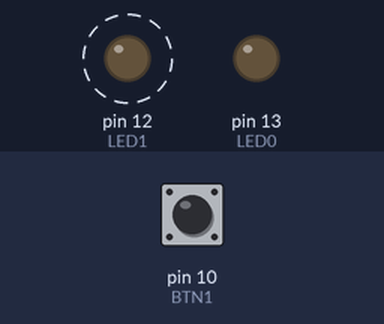
A sketch run on a simulated Arduino Uno, built with avr-gcc and run on an emulated ATmega328P. Shown: output pins drawn as LEDs (lit = HIGH). Dashed ring = blinking. The test bench sets the inputs (shaded band); at power-on: pin 10 (BTN1) LOW.

Above: at 1.2 s.
1.3 s: pin 10 (BTN1) pulled HIGH for 0.15 s
At 1.4 s:
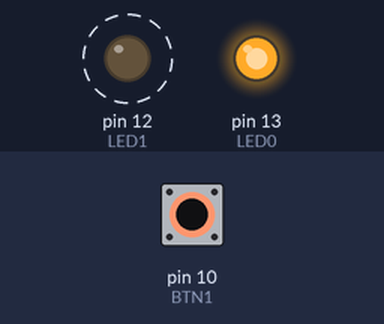
4.3 s: pin 10 (BTN1) pulled HIGH for 1 s
At 5.75 s:
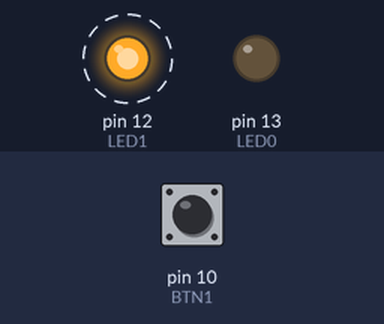
7.3 s: pin 10 (BTN1) pulled HIGH for 3.2 s
At 7.75 s:
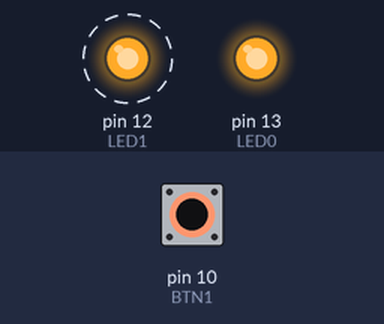
Timing chart, 0 to 18.0 s (numbered marks = the images above; inputs shaded):
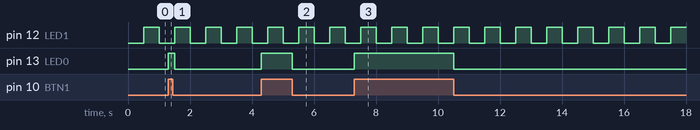

Measured:
- after the input at 1.3 s, pin 13 (LED0): LOW → HIGH at once, → LOW 0.20 s later
- after the input at 4.3 s, pin 13 (LED0): LOW → HIGH at once, → LOW 1.0 s later
- after the input at 7.3 s, pin 13 (LED0): LOW → HIGH at once, → LOW 3.2 s later
- by itself, pin 12 (LED1): alternates HIGH for 0.50 s and LOW for 0.50 s

The sketch:

timer_base.ino
```cpp
const byte LED1 = 12;
const byte LED0 = 13;
const byte BTN1 = 10;

boolean estadoLed1 = false;
boolean estadoBtn1 = false;
unsigned long timer1;
unsigned long timer2;

void setup() {
  pinMode(LED0, OUTPUT);
  pinMode(LED1, OUTPUT);
  pinMode(BTN1, INPUT);
  timer1 = millis();
  timer2 = millis();
}

void loop() {
  if (millis() - timer1 >= 500) {
    estadoLed1 = !estadoLed1;
    digitalWrite(LED1, estadoLed1);
    timer1 = millis();
  }

  if (millis() - timer2 >= 100) {
    if (digitalRead(BTN1) == HIGH) {
      digitalWrite(LED0, HIGH);
    } else {
      digitalWrite(LED0, LOW);
    }
    timer2 = millis();
  }
}
```
